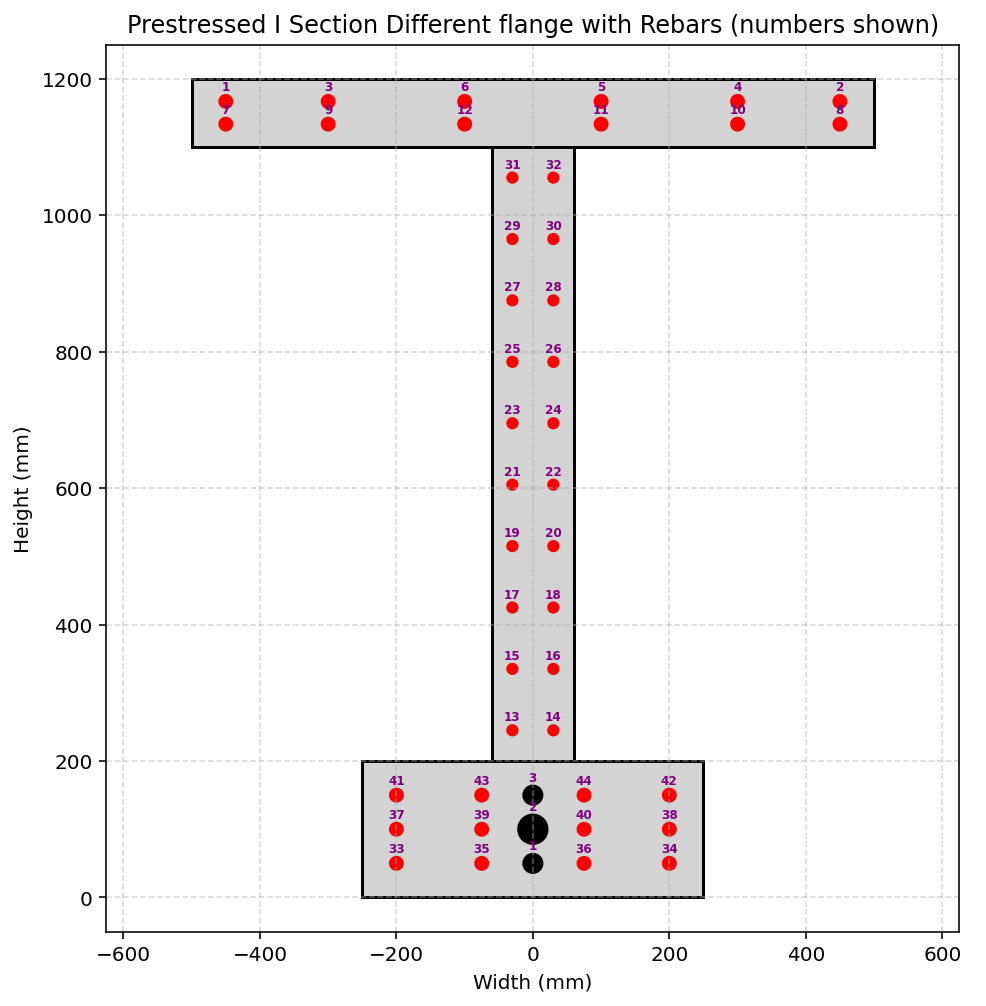

Source code (Python):
def PRESTRESS_CONCRETE_I_SECTION_DIFF_FLANGE_FUN(secTag, matTag, STEEL_TYPE, fc, Kfc,
                           bfT, tfT, bfB, tfB, h, tw,
                           nFib, CONCRETE_DENSITY,
                           plot=True):
    """
    Create a Prestressed I confined‑concrete with different flanges width, fiber section (OpenSees) and,
    if PLOT=True, draw a simple 2‑D sketch of the section.

    Parameters
    ----------
    secTag          : int   – section identifier
    h, bf           : float – height and width  (mm)
    cover           : float – concrete cover (mm)
    As              : float – area of one reinforcement bar (mm²)
    STEEL_TYPE      : str   – 'ELASTIC' or 'INELASTIC'
    fc              : float – unconfined concrete compressive strength (MPa, negative)
    Kfc             : float – ratio of confined to unconfined concrete strength
    CONCRETE_DENSITY: float – ρc (kg/m³) – will be converted to N·s²/mm³
    PLOT            : bool  – draw the section if True
    
    THIS PROGRAM WRITTEN BY SALAR DELAVAR GHASHGHAEI (QASHQAI)
    """
    import numpy as np
    import openseespy.opensees as ops
    import matplotlib.pyplot as plt
    import matplotlib.pyplot as plt, matplotlib.patches as patches
    
    # Define materials for nonlinear elements
    # Define parameters (units: mm, N)
    # ------------------------------------------
    # CONCRETE                  tag   f'c        ec0   f'cu        ecu
    # Cover concrete (unconfined)
    fcU = -fc                 # [N/mm²] Concrete Compressive Strength
    Ec = 4700 * np.sqrt(-fcU) # [N/mm^2] Concrete Elastic Modulus
    ec0U = 2*fcU/Ec           # [mm/mm] Concrete Compressive Strain
    fcUU = 0.2*fcU            # [N/mm²] Concrete Compressive Ultimate Strength
    ecuU = 5*ec0U             # [mm/mm] Concrete Compressive Ultimate Strain
    LambdaU = 0.1;	          # ratio between unloading slope    
    # Core concrete (confined)
    #Kfc = 1.3;			      # ratio of confined to unconfined concrete strength
    fcC = Kfc*fcU             # [N/mm²] Concrete Compressive Strength
    Ec = 4700 * np.sqrt(-fcC) # [N/mm^2] Concrete Elastic Modulus
    ec0C = 2*fcC/Ec           # [mm/mm] Concrete Compressive Strain
    fcUC = 0.65*fcC           # [N/mm²] Concrete Compressive Ultimate Strength
    ecuC = 15*ec0C            # [mm/mm] Concrete Compressive Ultimate Strain
    LambdaC = 0.1;	          # ratio between unloading slope
    # tensile-strength properties
    ftC = 0.7 * np.sqrt(-fcC)  # [N/mm²] tensile strength +tension
    ftU = 0.7 * np.sqrt(-fcU)  # [N/mm²] tensile strength +tension
    EtsC = ftC/np.abs(ec0C)	   # [N/mm²] tension softening stiffness
    EtsU = ftU/np.abs(ec0U)	   # [N/mm²] tension softening stiffness

    # STEEL
    # Reinforcing Steel Properties
    fy = 400          # [N/mm²] Steel Rebar Yield Strength   
    Es = 2e5          # [N/mm²] Modulus of Elasticity
    ey = fy/Es        # [mm/mm] Steel Rebar Yield Strain
    fu = 1.1818*fy    # [N/mm²] Steel Rebar Ultimate Strength
    esu = 0.09        # [mm/mm] Steel Rebar Ultimate Strain
    Esh = (fu - fy)/(esu - ey)
    Bs = Esh / Es
    pinchX = 0.8   # Pinching factor in X direction
    pinchY = 0.5   # Pinching factor in Y direction
    damage1 = 0.0  # Damage due to ductility
    damage2 = 0.0  # Damage due to energy
    beta = 0.1     # Stiffness degradation parameter
    # Prestressed Rebar or Cable Steel Properties (HIGH STRENGTH STEEL)
    fyC = 1200         # [N/mm²] Steel Cable Yield Strength   
    EsC = 2e5          # [N/mm²] Modulus of Elasticity
    eyC = fyC/EsC      # [mm/mm] Steel Cable Yield Strain
    fuC = 1.1818*fyC   # [N/mm²] Steel Cable Ultimate Strength
    esuC = 0.06        # [mm/mm] Steel Cable Ultimate Strain
    EshC = (fuC - fyC)/(esuC - eyC)
    BsC = EshC / EsC
    pinchXC = 0.8   # Pinching factor in X direction
    pinchYC = 0.5   # Pinching factor in Y direction
    damage1C = 0.0  # Damage due to ductility
    damage2C = 0.0  # Damage due to energy
    betaC = 0.1     # Stiffness degradation parameter
    
    coreTag, coverTag, steelTag, cableTag, cableITag = secTag + 100, secTag + 200, secTag + 300, secTag + 400, secTag + 500
    if STEEL_TYPE == 'ELASTIC':
        #ops.uniaxialMaterial('Steel01', steelTag, fy, Es, Bs) 
        #ops.uniaxialMaterial('Steel01', cableTag, fyC, EsC, BsC) 
        ops.uniaxialMaterial('Elastic', steelTag, Es)
        ops.uniaxialMaterial('Elastic', cableTag, EsC)
    if STEEL_TYPE == 'INELASTIC':   
        # REBAR
        ops.uniaxialMaterial('Hysteretic', steelTag, fy, ey,
                             fu, esu,
                             0.2*fu, 1.1*esu,
                             -fy, -ey,
                             -fu, -esu,
                             -0.2*fu, -1.1*esu,
                             pinchX, pinchY,
                             damage1, damage2, beta)
        # PRESTRESSED CABLE
        ops.uniaxialMaterial('Hysteretic', cableTag, fyC, eyC,
                             fuC, esuC,
                             0.2*fuC, 1.1*esuC,
                             -fyC, -eyC,
                             -fuC, -esuC,
                             -0.2*fuC, -1.1*esuC,
                             pinchXC, pinchYC,
                             damage1C, damage2C, betaC)

        # INFO LINK: https://opensees.berkeley.edu/wiki/index.php/Hysteretic_Material
        
    #ops.uniaxialMaterial('Concrete01', coreTag, fcC, ec0C, fcUC, ecuC)  # Core concrete (confined)
    #ops.uniaxialMaterial('Concrete01', coverTag, fcU, ec0U, fcUU, ecuU) # Cover concrete (unconfined)
    ops.uniaxialMaterial('Concrete02', coreTag, fcC, ec0C, fcUC, ecuC, LambdaC, ftC, EtsC) # build core concrete (confined)
    ops.uniaxialMaterial('Concrete02', coverTag, fcU, ec0U, fcUU, ecuU, LambdaU, ftU, EtsU) # build cover concrete (unconfined)

    # Define initial strain for prestressing tendon (example prestrain value)
    # LINK: https://opensees.berkeley.edu/wiki/index.php?title=Initial_Strain_Material
    InitialStrain = -0.001  # [mm/mm] Initial strain (Compression Negaive Value - Tension Postive Value)
    # uniaxialMaterial InitStrainMaterial $matTag $otherTag $initStrain
    ops.uniaxialMaterial('InitStrainMaterial', cableITag, cableTag, InitialStrain)
    # -------------------- Section area -------------------------
    hw = h-tfT-tfB
    area_top_flange = bfT * tfT
    area_bottom_flange = bfB * tfB
    area_web        = tw * hw
    AREA = area_top_flange + area_bottom_flange + area_web
    print(f"Total Section Area = {AREA:.2f} mm²")
    
    ybar = (area_top_flange * (tfB+hw+0.5*tfT) +
            area_web * (tfB+0.5*hw) +
            area_bottom_flange * tfB) / AREA
    print(f"Neutral axis in the Y‑direction = {ybar:.2f} mm")
    # -------------------- Fiber section -------------------------
    ops.section('Fiber', secTag)

    def add_rect(mat, y_bot, y_top, x_left, x_right):
        ops.patch('rect', mat, nFib, nFib,
                  x_left, y_bot, x_right, y_top)

    # Concrete patches
    add_rect(coverTag,  h - tfT,  h, -bfT/2,  bfT/2)         # Top flange
    add_rect(coverTag, 0.0, tfB, -bfB/2,  bfB/2)             # Bottom flange
    add_rect(coverTag, h - tfB,  h - tfB - tfT, -tw/2, tw/2) # Web
    # -------------------- Rebars -------------------------------
    # (diameter [mm], y‑coord [mm], x‑coord [mm])
    rebars = [
        (16.0,  h - 1*tfT/3, -bfT/2 + 0.05*bfT),   # 1
        (16.0,  h - 1*tfT/3,  bfT/2 - 0.05*bfT),   # 2
        (16.0,  h - 1*tfT/3, -bfT/2 + 0.20*bfT),   # 3
        (16.0,  h - 1*tfT/3, bfT/2 - 0.20*bfT),    # 4
        (16.0, h - 1*tfT/3, -bfT/2 + 0.60*bfT),    # 5
        (16.0, h - 1*tfT/3,  bfT/2 - 0.60*bfT),    # 6
        
        (16.0,  h - 2*tfT/3, -bfT/2 + 0.05*bfT),   # 7
        (16.0,  h - 2*tfT/3,  bfT/2 - 0.05*bfT),   # 8
        (16.0,  h - 2*tfT/3, -bfT/2 + 0.20*bfT),   # 9
        (16.0,  h - 2*tfT/3, bfT/2 - 0.20*bfT),    # 10
        (16.0, h - 2*tfT/3, -bfT/2 + 0.60*bfT),    # 11
        (16.0, h - 2*tfT/3,  bfT/2 - 0.60*bfT),    # 12
        
        (12.0,  tfB+hw*0.05, -tw/4),   # 13
        (12.0,  tfB+hw*0.05,  tw/4),   # 14
        (12.0,  tfB+hw*0.15, -tw/4),   # 15
        (12.0,  tfB+hw*0.15,  tw/4),   # 16
        (12.0,  tfB+hw*0.25, -tw/4),   # 17
        (12.0,  tfB+hw*0.25,  tw/4),   # 18
        (12.0,  tfB+hw*0.35, -tw/4),   # 19
        (12.0,  tfB+hw*0.35,  tw/4),   # 20
        
        (12.0,  tfB+hw*0.45, -tw/4),   # 21
        (12.0,  tfB+hw*0.45,  tw/4),   # 22
        (12.0,  tfB+hw*0.55, -tw/4),   # 23
        (12.0,  tfB+hw*0.55,  tw/4),   # 24
        (12.0,  tfB+hw*0.65, -tw/4),   # 25
        (12.0,  tfB+hw*0.65,  tw/4),   # 26
        (12.0,  tfB+hw*0.75, -tw/4),   # 27
        (12.0,  tfB+hw*0.75,  tw/4),   # 28
        (12.0,  tfB+hw*0.85, -tw/4),   # 29
        (12.0,  tfB+hw*0.85,  tw/4),   # 30
        (12.0,  tfB+hw*0.95, -tw/4),   # 31
        (12.0,  tfB+hw*0.95,  tw/4),   # 32
        
        (16.0, 1*tfB/4, -bfB/2 + 0.10*bfB),  # 33
        (16.0, 1*tfB/4,  bfB/2 - 0.10*bfB),  # 34
        (16.0,  1*tfB/4, -bfB/2 + 0.35*bfB), # 35
        (16.0,  1*tfB/4,  bfB/2 - 0.35*bfB), # 36
        (16.0, 2*tfB/4, -bfB/2 + 0.10*bfB),  # 37
        (16.0, 2*tfB/4,  bfB/2 - 0.10*bfB),  # 38
        (16.0,  2*tfB/4, -bfB/2 + 0.35*bfB), # 39
        (16.0,  2*tfB/4,  bfB/2 - 0.35*bfB), # 40
        (16.0, 3*tfB/4, -bfB/2 + 0.10*bfB),  # 41
        (16.0, 3*tfB/4,  bfB/2 - 0.10*bfB),  # 42
        (16.0,  3*tfB/4, -bfB/2 + 0.35*bfB), # 43
        (16.0,  3*tfB/4,  bfB/2 - 0.35*bfB), # 44
    ]
    
    cables = [
        (25.0,  1*tfB/4, 0.0),   # 1
        (40.0,  2*tfB/4, 0.0),   # 2
        (25.0,  3*tfB/4, 0.0),   # 3
    ]

    for dia, y, x in rebars:
        area = np.pi * dia**2 / 4.0          # mm²
        ops.fiber(x, y, area, steelTag)      # add to OpenSees model

    # -------------------- Plot (optional) -----------------------
    if plot:
        fig, ax = plt.subplots(figsize=(8, 8))
        ax.set_xlabel('Width (mm)')
        ax.set_ylabel('Height (mm)')
        ax.set_title('Prestressed I Section Different flange with Rebars (numbers shown)')
        ax.grid(True, ls='--', alpha=0.5)
        
        # Concrete geometry (light gray)
        geometry = [
            {"x": -bfB/2, "y": 0.0,"w": bfB, "h": tfB},                # Bottom flange
            {"x": -tw/2, "y": tfB, "w": tw, "h": hw},                  # Web
            {"x": -bfT/2, "y": h-tfT, "w": bfT, "h": tfT},             # Top flange
        ]
        for g in geometry:
            rect = patches.Rectangle((g["x"], g["y"]), g["w"], g["h"],
                                     linewidth=1.5, edgecolor='black',
                                     facecolor='lightgray')
            ax.add_patch(rect)

        # Rebars – red circles + numbers
        for i, (dia, y, x) in enumerate(rebars, start=1):
            # circle
            circ = patches.Circle((x, y), radius=dia/2,
                                 edgecolor='red', facecolor='red',
                                 linewidth=2)
            ax.add_patch(circ)

            # label – placed a little above the bar
            ax.text(x, y + dia/2 + 4, f'{i}',
                    color='purple', fontsize=6,
                    ha='center', va='bottom',
                    fontweight='bold')
        
        # Cables – black circles + numbers
        for i, (dia, y, x) in enumerate(cables, start=1):
            # circle
            circ = patches.Circle((x, y), radius=dia/2,
                                 edgecolor='black', facecolor='black',
                                 linewidth=2)
            ax.add_patch(circ)

            # label – placed a little above the bar
            ax.text(x, y + dia/2 + 4, f'{i}',
                    color='purple', fontsize=6,
                    ha='center', va='bottom',
                    fontweight='bold')    

        max_dim = max(bfT, bfB, h) + 50
        ax.set_xlim(-max_dim/2, max_dim/2)
        ax.set_ylim(-50.0, max_dim)
        ax.set_aspect('equal')
        plt.show()

    ELE_MASS = CONCRETE_DENSITY * AREA   # [kg/mm] Mass Per Length

    return h, ELE_MASS
